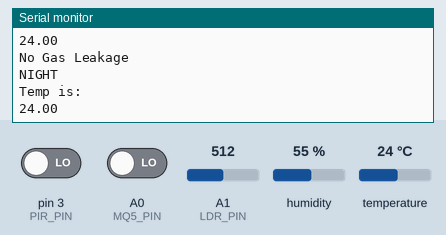
Simulated run of this sketch. Board: Arduino Uno, built with avr-gcc and run on an emulated ATmega328P. On the bench: the last lines printed to the serial monitor. The test bench sets the inputs (shaded band); at power-on: A1 (LDR_PIN) = 512, pin 3 (PIR_PIN) LOW, temperature 24 °C, A0 (MQ5_PIN) LOW, humidity 55 %.

Above: at 2.8 s.
2.9 s: A1 (LDR_PIN) set to 290
At 5.5 s:
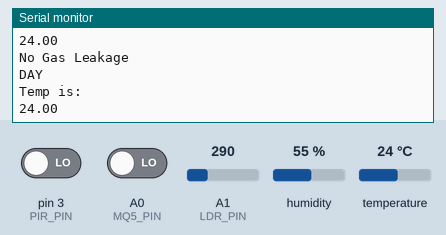
7.6 s: pin 3 (PIR_PIN) driven HIGH
10.3 s: temperature set to 12 °C
At 12.8 s:
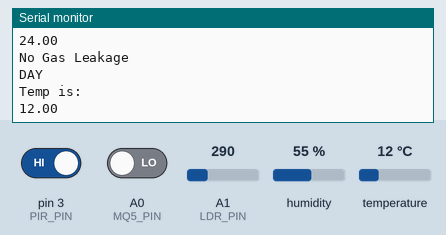
13.0 s: temperature set to 19 °C
At 15.4 s:
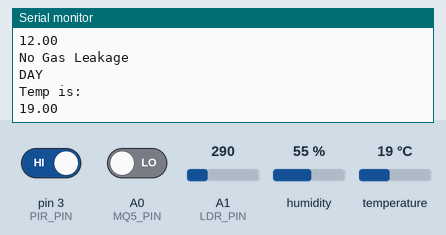
Timing chart, 0 to 16.7 s (numbered marks = the images above; inputs shaded):
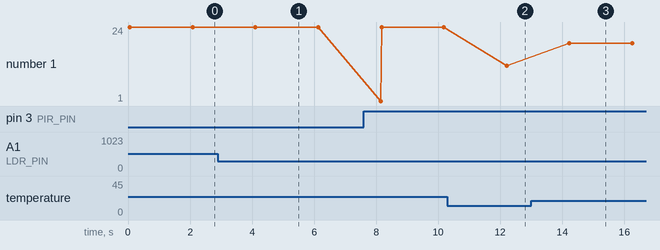

The sketch:

AeroSafe_Project_code.ino
```cpp
#include <DHT.h>
#define DHTPIN 2
#define DHTTYPE DHT11
#define MQ5_PIN A0
#define LDR_PIN A1
#define PIR_PIN 3

DHT dht(DHTPIN, DHTTYPE);

int motionctrl = 0;
int lastpir = LOW;

void setup() {
  Serial.begin(9600);
  pinMode(PIR_PIN, INPUT);
  dht.begin();
}

void loop() {
  float temp = dht.readTemperature();
  int gas = digitalRead(MQ5_PIN);
  int ldr = analogRead(LDR_PIN);
  int pir = digitalRead(PIR_PIN);

  if (pir == HIGH && lastpir == LOW) {
    motionctrl++;
    Serial.println("Motion Detected. No of ppl= ");
    Serial.println(motionctrl);
  }
  lastpir = pir;

  if (gas > 250) {
    Serial.println("Gas Leakage Detected");
    Serial.println("Gas Value: ");
    Serial.println(gas);
    Serial.println("Ventilation Fan ON");
  }
  if (gas < 250) {
    Serial.println("No Gas Leakage");
  }
  if (ldr < 300) {
    Serial.println("DAY");
  }
  if (ldr > 300) {
    Serial.println("NIGHT");
  }
  Serial.println("Temp is: ");
  Serial.println(temp);
  delay(2000);
}
```

Measured:
- after the input at 2.9 s, the serial monitor: prints a new line after 1.2 s (image 1)
- after the input at 10.3 s, the serial monitor: prints a new line after 1.9 s (image 2)
- after the input at 13.0 s, the serial monitor: prints a new line after 1.2 s (image 3)
- plotted number 1: 24 → 12 after the input at 10.3 s, 12 → 19 after the input at 13.0 s
